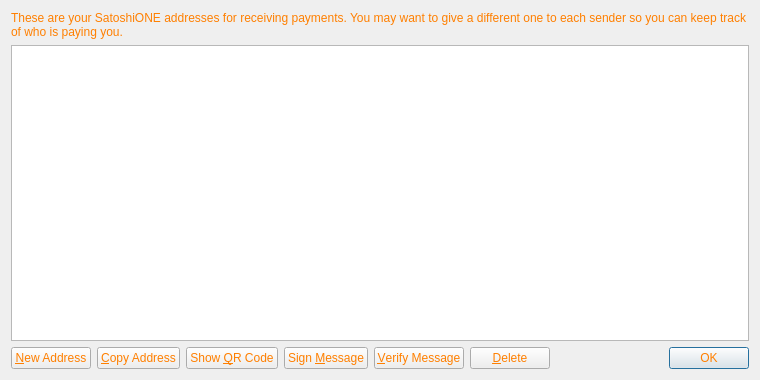
<?xml version="1.0" encoding="UTF-8"?>
<ui version="4.0">
 <class>AddressBookPage</class>
 <widget class="QWidget" name="AddressBookPage">
  <property name="geometry">
   <rect>
    <x>0</x>
    <y>0</y>
    <width>760</width>
    <height>380</height>
   </rect>
  </property>
  <property name="windowTitle">
   <string>Address Book</string>
  </property>
  <property name="styleSheet">
   <string notr="true">background-image: url(:/images/bkg2);
color: rgb(255, 127, 0);</string>
  </property>
  <layout class="QVBoxLayout" name="verticalLayout">
   <item>
    <widget class="QLabel" name="labelExplanation">
     <property name="text">
      <string>These are your SatoshiONE addresses for receiving payments. You may want to give a different one to each sender so you can keep track of who is paying you.</string>
     </property>
     <property name="textFormat">
      <enum>Qt::PlainText</enum>
     </property>
     <property name="wordWrap">
      <bool>true</bool>
     </property>
    </widget>
   </item>
   <item>
    <widget class="QTableView" name="tableView">
     <property name="contextMenuPolicy">
      <enum>Qt::CustomContextMenu</enum>
     </property>
     <property name="toolTip">
      <string>Double-click to edit address or label</string>
     </property>
     <property name="tabKeyNavigation">
      <bool>false</bool>
     </property>
     <property name="alternatingRowColors">
      <bool>true</bool>
     </property>
     <property name="selectionMode">
      <enum>QAbstractItemView::SingleSelection</enum>
     </property>
     <property name="selectionBehavior">
      <enum>QAbstractItemView::SelectRows</enum>
     </property>
     <property name="sortingEnabled">
      <bool>true</bool>
     </property>
     <attribute name="verticalHeaderVisible">
      <bool>false</bool>
     </attribute>
    </widget>
   </item>
   <item>
    <layout class="QHBoxLayout" name="horizontalLayout">
     <item>
      <widget class="QPushButton" name="newAddressButton">
       <property name="toolTip">
        <string>Create a new address</string>
       </property>
       <property name="text">
        <string>&amp;New Address</string>
       </property>
       <property name="icon">
        <iconset resource="../bitcoin.qrc">
         <normaloff>:/icons/add</normaloff>:/icons/add</iconset>
       </property>
      </widget>
     </item>
     <item>
      <widget class="QPushButton" name="copyToClipboard">
       <property name="toolTip">
        <string>Copy the currently selected address to the system clipboard</string>
       </property>
       <property name="text">
        <string>&amp;Copy Address</string>
       </property>
       <property name="icon">
        <iconset resource="../bitcoin.qrc">
         <normaloff>:/icons/editcopy</normaloff>:/icons/editcopy</iconset>
       </property>
      </widget>
     </item>
     <item>
      <widget class="QPushButton" name="showQRCode">
       <property name="text">
        <string>Show &amp;QR Code</string>
       </property>
       <property name="icon">
        <iconset resource="../bitcoin.qrc">
         <normaloff>:/icons/qrcode</normaloff>:/icons/qrcode</iconset>
       </property>
      </widget>
     </item>
     <item>
      <widget class="QPushButton" name="signMessage">
       <property name="toolTip">
        <string>Sign a message to prove you own a SatoshiONE address</string>
       </property>
       <property name="text">
        <string>Sign &amp;Message</string>
       </property>
       <property name="icon">
        <iconset resource="../bitcoin.qrc">
         <normaloff>:/icons/edit</normaloff>:/icons/edit</iconset>
       </property>
      </widget>
     </item>
     <item>
      <widget class="QPushButton" name="verifyMessage">
       <property name="toolTip">
        <string>Verify a message to ensure it was signed with a specified SatoshiONE address</string>
       </property>
       <property name="text">
        <string>&amp;Verify Message</string>
       </property>
       <property name="icon">
        <iconset resource="../bitcoin.qrc">
         <normaloff>:/icons/transaction_0</normaloff>:/icons/transaction_0</iconset>
       </property>
      </widget>
     </item>
     <item>
      <widget class="QPushButton" name="deleteButton">
       <property name="toolTip">
        <string>Delete the currently selected address from the list</string>
       </property>
       <property name="text">
        <string>&amp;Delete</string>
       </property>
       <property name="icon">
        <iconset resource="../bitcoin.qrc">
         <normaloff>:/icons/remove</normaloff>:/icons/remove</iconset>
       </property>
      </widget>
     </item>
     <item>
      <spacer name="horizontalSpacer">
       <property name="orientation">
        <enum>Qt::Horizontal</enum>
       </property>
       <property name="sizeHint" stdset="0">
        <size>
         <width>40</width>
         <height>20</height>
        </size>
       </property>
      </spacer>
     </item>
     <item>
      <widget class="QDialogButtonBox" name="buttonBox">
       <property name="sizePolicy">
        <sizepolicy hsizetype="Maximum" vsizetype="Fixed">
         <horstretch>0</horstretch>
         <verstretch>0</verstretch>
        </sizepolicy>
       </property>
       <property name="standardButtons">
        <set>QDialogButtonBox::Ok</set>
       </property>
      </widget>
     </item>
    </layout>
   </item>
  </layout>
 </widget>
 <resources>
  <include location="../bitcoin.qrc"/>
 </resources>
 <connections/>
</ui>
